Frame 1 (no input): blank canvas, image omitted
Frame 60 (the mouse pressed at the canvas centre just before this capture): blank canvas, image omitted
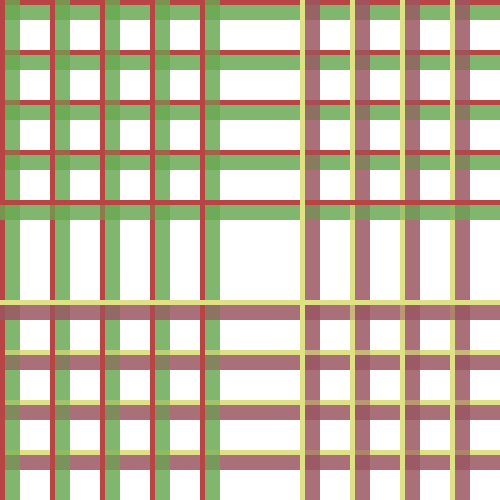
Frame 120 (the mouse held since frame 60 and released just before this capture)

The Processing sketch whose frames 1 and 60 were blank and that drew this single picture after the mouse press (run headless with seeded random() and noise(); from frame 60 on, the mouse is pressed at the canvas centre):

// Processing sketch: processing_156666
// ── processing_156666.pde

void setup() {
    size(500, 500); 

} 

void draw() {
  noStroke();
    background(255,255,255);

    for(int j = 0; j < mouseY/50; j++){
        
    for(int i = 0; i < mouseX/50; i++){
      fill(106,168,82,80);
       rect(0,j*50,500,20);
       rect(i*50,0,20,500);
          
       fill(153,86,98,80);
          rect(0,500-j*50,500,20);
       rect(500-i*50,0,20,500);
       fill(184,69,67);
       rect(0,j*50,500,5);
       rect(i*50,0,5,500);
  
         fill(224,225,135);
        rect(0,500-j*50,500,5);
       rect(500-i*50,0,5,500);
    }
    
    }
}
